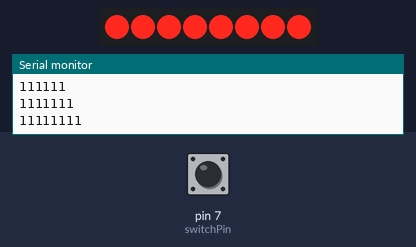
This sketch was run on a simulated Arduino Uno, built with avr-gcc and run on an emulated ATmega328P. Shown: 8 shift-register outputs drawn as a row of LEDs (first output left, lit = HIGH), the last lines printed to the serial monitor. Wiring (inferred from the names in the program): shift register (74HC595): data pin 4; shift clock pin 6; latch pin 5. Wiring (inferred from the signals the program sends): row of LEDs: on Q0, Q1, Q2, Q3, Q4, Q5, Q6, Q7. The test bench sets the inputs (shaded band); at power-on: pin 7 (switchPin) HIGH.

Above: at 0.46 s.
1.3 s: pin 7 (switchPin) pulled LOW for 3.2 s
At 1.3 s:
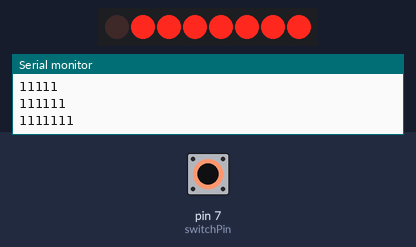
5.1 s: pin 7 (switchPin) pulsed LOW 5 times (0.12 s each, 0.3 s apart)
At 5.14 s:
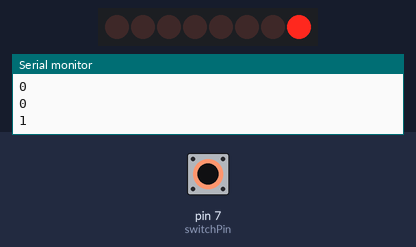
8.1 s: pin 7 (switchPin) driven LOW
At 10.43 s:
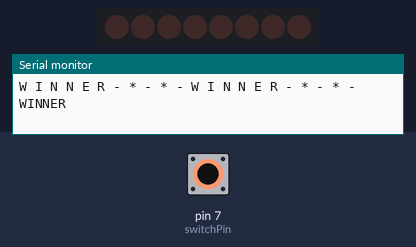
Timing chart, 0 to 17.1 s (numbered marks = the images above; inputs shaded):
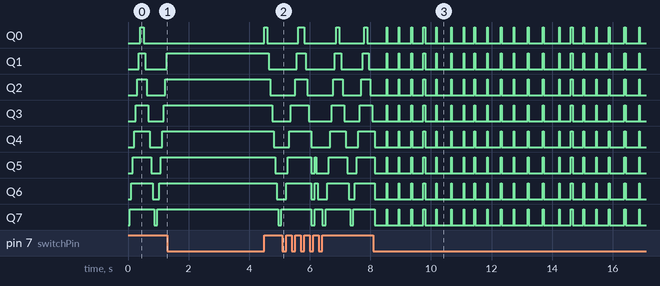

The sketch:

shifterKnife.ino
```cpp
//aggresive.stag@tamu.edu
//Joseph Gerules 9/13/2017
#define dataPin 4
#define latchPin 5
#define clockPin 6
#define switchPin 7
byte leds;  //Binary Output for LEDs
//Looping mechanisms defined below
#define wait 50  //Stagnant delay() number
long previousTime = 0;
bool increasing = true;
int ledLength = -1;
int altLeds = 0;
//------------------------------------------------------------------
//------------------------------------------------------------------
void updateShiftRegister(byte binaryNum)
{
   digitalWrite(latchPin, LOW);
   shiftOut(dataPin, clockPin, LSBFIRST, binaryNum);
   digitalWrite(latchPin, HIGH);
}
//------------------------------------------------------------------
//------------------------------------------------------------------
void setup()
{
  pinMode(dataPin, OUTPUT);
  pinMode(latchPin, OUTPUT);
  pinMode(clockPin, OUTPUT);
  pinMode(switchPin, INPUT_PULLUP);
  Serial.begin(9600);
}
//------------------------------------------------------------------
//------------------------------------------------------------------
template <class T> bool quickDelay(T w)
{
  unsigned long currentTime = millis();
  if((currentTime - previousTime) > w)
  {
    previousTime = currentTime;
    return true;
  }
  else
    return false;
}
//------------------------------------------------------------------
//------------------------------------------------------------------
void loop()
{
  if(digitalRead(switchPin) == HIGH)  //IF SWITCH != PUSHED
  {
    if(quickDelay(wait)) //OPTIMIZED DELAY
    {
      if(increasing)  //GAINING LIGHTS
      {
        ledLength++;
        bitSet(leds,ledLength);   //TURN LED SPOT ON
      } else {        //LOSING LIGHTS
        ledLength--;
        bitClear(leds,ledLength); //TURN LED SPOT OFF
      }
       if((ledLength == 8) && (increasing == true))
        increasing = false;
       if((ledLength == -1) && (increasing == false))
        increasing = true;
       updateShiftRegister(leds);
       Serial.println(leds,BIN);  //MONITORING(NOT NEEDED)
    }
  }

  if(digitalRead(switchPin) == LOW) //IF SWITCH = PUSHED
  {
    if(leds == 15) //Middle LED
    {
      if(quickDelay(10) && (altLeds !=0))
      {
        altLeds = 0; updateShiftRegister(altLeds);
        Serial.println("W I N N E R - * - * - W I N N E R - * - * - WINNER");
      }
      else if(quickDelay(10) && (altLeds == 0))
      {
        altLeds = 255; updateShiftRegister(altLeds);
      }
    }
  }
}
```
